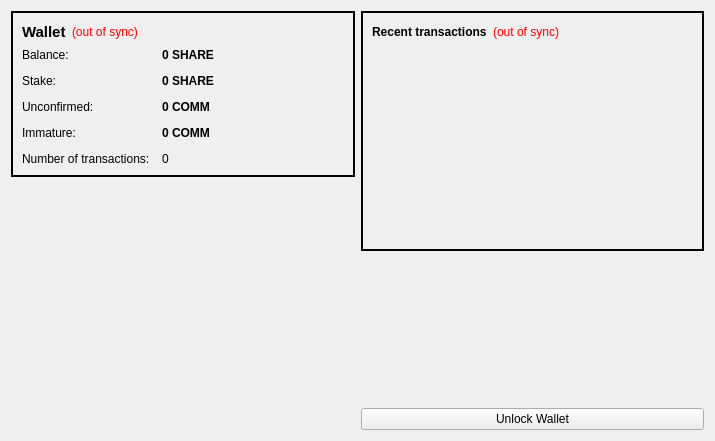
<?xml version="1.0" encoding="UTF-8"?>
<ui version="4.0">
 <class>OverviewPage</class>
 <widget class="QWidget" name="OverviewPage">
  <property name="geometry">
   <rect>
    <x>0</x>
    <y>0</y>
    <width>715</width>
    <height>441</height>
   </rect>
  </property>
  <property name="windowTitle">
   <string>Form</string>
  </property>
  <layout class="QHBoxLayout" name="horizontalLayout" stretch="1,1">
   <item>
    <layout class="QVBoxLayout" name="verticalLayout_2">
     <item>
      <widget class="QFrame" name="frame">
       <property name="styleSheet">
        <string notr="true">#frame {
border: 2px solid #010101;
}</string>
       </property>
       <property name="frameShape">
        <enum>QFrame::StyledPanel</enum>
       </property>
       <property name="frameShadow">
        <enum>QFrame::Raised</enum>
       </property>
       <layout class="QVBoxLayout" name="verticalLayout_4">
        <item>
         <layout class="QHBoxLayout" name="horizontalLayout_4">
          <item>
           <widget class="QLabel" name="label_5">
            <property name="font">
             <font>
              <pointsize>11</pointsize>
              <weight>75</weight>
              <bold>true</bold>
             </font>
            </property>
            <property name="text">
             <string>Wallet</string>
            </property>
           </widget>
          </item>
          <item>
           <widget class="QLabel" name="labelWalletStatus">
            <property name="toolTip">
             <string>The displayed information may be out of date. Your wallet automatically synchronizes with the ShareCoin network after a connection is established, but this process has not completed yet.</string>
            </property>
            <property name="styleSheet">
             <string notr="true">QLabel { color: red; }</string>
            </property>
            <property name="text">
             <string notr="true">(out of sync)</string>
            </property>
            <property name="alignment">
             <set>Qt::AlignLeading|Qt::AlignLeft|Qt::AlignVCenter</set>
            </property>
           </widget>
          </item>
          <item>
           <spacer name="horizontalSpacer_2">
            <property name="orientation">
             <enum>Qt::Horizontal</enum>
            </property>
            <property name="sizeHint" stdset="0">
             <size>
              <width>40</width>
              <height>20</height>
             </size>
            </property>
           </spacer>
          </item>
         </layout>
        </item>
        <item>
         <layout class="QFormLayout" name="formLayout_2">
          <property name="fieldGrowthPolicy">
           <enum>QFormLayout::AllNonFixedFieldsGrow</enum>
          </property>
          <property name="horizontalSpacing">
           <number>12</number>
          </property>
          <property name="verticalSpacing">
           <number>12</number>
          </property>
          <item row="0" column="0">
           <widget class="QLabel" name="label">
            <property name="text">
             <string>Balance:</string>
            </property>
           </widget>
          </item>
          <item row="0" column="1">
           <widget class="QLabel" name="labelBalance">
            <property name="font">
             <font>
              <weight>75</weight>
              <bold>true</bold>
             </font>
            </property>
            <property name="cursor">
             <cursorShape>IBeamCursor</cursorShape>
            </property>
            <property name="toolTip">
             <string>Your current balance</string>
            </property>
            <property name="text">
             <string notr="true">0 SHARE</string>
            </property>
            <property name="textInteractionFlags">
             <set>Qt::LinksAccessibleByMouse|Qt::TextSelectableByKeyboard|Qt::TextSelectableByMouse</set>
            </property>
           </widget>
          </item>
          <item row="1" column="0">
           <widget class="QLabel" name="label_6">
            <property name="text">
             <string>Stake:</string>
            </property>
           </widget>
          </item>
          <item row="1" column="1">
           <widget class="QLabel" name="labelStake">
            <property name="font">
             <font>
              <weight>75</weight>
              <bold>true</bold>
             </font>
            </property>
            <property name="cursor">
             <cursorShape>IBeamCursor</cursorShape>
            </property>
            <property name="toolTip">
             <string>Total of coins that was staked, and do not yet count toward the current balance</string>
            </property>
            <property name="text">
             <string notr="true">0 SHARE</string>
            </property>
            <property name="textInteractionFlags">
             <set>Qt::LinksAccessibleByMouse|Qt::TextSelectableByKeyboard|Qt::TextSelectableByMouse</set>
            </property>
           </widget>
          </item>
          <item row="2" column="0">
           <widget class="QLabel" name="label_3">
            <property name="text">
             <string>Unconfirmed:</string>
            </property>
           </widget>
          </item>
          <item row="2" column="1">
           <widget class="QLabel" name="labelUnconfirmed">
            <property name="font">
             <font>
              <weight>75</weight>
              <bold>true</bold>
             </font>
            </property>
            <property name="cursor">
             <cursorShape>IBeamCursor</cursorShape>
            </property>
            <property name="toolTip">
             <string>Total of transactions that have yet to be confirmed, and do not yet count toward the current balance</string>
            </property>
            <property name="text">
             <string notr="true">0 COMM</string>
            </property>
            <property name="textInteractionFlags">
             <set>Qt::LinksAccessibleByMouse|Qt::TextSelectableByKeyboard|Qt::TextSelectableByMouse</set>
            </property>
           </widget>
          </item>
          <item row="3" column="0">
           <widget class="QLabel" name="labelImmatureText">
            <property name="text">
             <string>Immature:</string>
            </property>
           </widget>
          </item>
          <item row="3" column="1">
           <widget class="QLabel" name="labelImmature">
            <property name="font">
             <font>
              <weight>75</weight>
              <bold>true</bold>
             </font>
            </property>
            <property name="toolTip">
             <string>Mined balance that has not yet matured</string>
            </property>
            <property name="text">
             <string notr="true">0 COMM</string>
            </property>
            <property name="textInteractionFlags">
             <set>Qt::LinksAccessibleByMouse|Qt::TextSelectableByKeyboard|Qt::TextSelectableByMouse</set>
            </property>
           </widget>
          </item>
          <item row="4" column="0">
           <widget class="QLabel" name="label_2">
            <property name="text">
             <string>Number of transactions:</string>
            </property>
           </widget>
          </item>
          <item row="4" column="1">
           <widget class="QLabel" name="labelNumTransactions">
            <property name="toolTip">
             <string>Total number of transactions in wallet</string>
            </property>
            <property name="text">
             <string notr="true">0</string>
            </property>
           </widget>
          </item>
         </layout>
        </item>
       </layout>
      </widget>
     </item>
     <item>
      <spacer name="verticalSpacer">
       <property name="orientation">
        <enum>Qt::Vertical</enum>
       </property>
       <property name="sizeHint" stdset="0">
        <size>
         <width>20</width>
         <height>40</height>
        </size>
       </property>
      </spacer>
     </item>
     <item>
      <widget class="QLabel" name="label_6">
       <property name="text">
        <string/>
       </property>
       <property name="pixmap">
        <pixmap resource="../bitcoin.qrc">:/images/backg</pixmap>
       </property>
       <property name="scaledContents">
        <bool>false</bool>
       </property>
       <property name="alignment">
        <set>Qt::AlignCenter</set>
       </property>
       <property name="margin">
        <number>-2</number>
       </property>
      </widget>
     </item>
    </layout>
   </item>
   <item>
    <layout class="QVBoxLayout" name="verticalLayout_3">
     <item>
      <widget class="QFrame" name="frame_2">
       <property name="styleSheet">
        <string notr="true">#frame_2 {
border: 2px solid #010101;
}</string>
       </property>
       <property name="frameShape">
        <enum>QFrame::StyledPanel</enum>
       </property>
       <property name="frameShadow">
        <enum>QFrame::Raised</enum>
       </property>
       <layout class="QVBoxLayout" name="verticalLayout">
        <item>
         <layout class="QHBoxLayout" name="horizontalLayout_2">
          <item>
           <widget class="QLabel" name="label_4">
            <property name="text">
             <string>&lt;b&gt;Recent transactions&lt;/b&gt;</string>
            </property>
           </widget>
          </item>
          <item>
           <widget class="QLabel" name="labelTransactionsStatus">
            <property name="toolTip">
             <string>The displayed information may be out of date. Your wallet automatically synchronizes with the ShareCoin network after a connection is established, but this process has not completed yet.</string>
            </property>
            <property name="styleSheet">
             <string notr="true">QLabel { color: red; }</string>
            </property>
            <property name="text">
             <string notr="true">(out of sync)</string>
            </property>
            <property name="alignment">
             <set>Qt::AlignRight|Qt::AlignTrailing|Qt::AlignVCenter</set>
            </property>
           </widget>
          </item>
          <item>
           <spacer name="horizontalSpacer">
            <property name="orientation">
             <enum>Qt::Horizontal</enum>
            </property>
            <property name="sizeHint" stdset="0">
             <size>
              <width>40</width>
              <height>20</height>
             </size>
            </property>
           </spacer>
          </item>
         </layout>
        </item>
        <item>
         <widget class="QListView" name="listTransactions">
          <property name="styleSheet">
           <string notr="true">QListView { background: transparent; }</string>
          </property>
          <property name="frameShape">
           <enum>QFrame::NoFrame</enum>
          </property>
          <property name="verticalScrollBarPolicy">
           <enum>Qt::ScrollBarAlwaysOff</enum>
          </property>
          <property name="horizontalScrollBarPolicy">
           <enum>Qt::ScrollBarAlwaysOff</enum>
          </property>
          <property name="selectionMode">
           <enum>QAbstractItemView::NoSelection</enum>
          </property>
         </widget>
        </item>
       </layout>
      </widget>
     </item>
     <item>
      <spacer name="verticalSpacer_2">
       <property name="orientation">
        <enum>Qt::Vertical</enum>
       </property>
       <property name="sizeHint" stdset="0">
        <size>
         <width>20</width>
         <height>40</height>
        </size>
       </property>
      </spacer>
     </item>
     <item>
      <widget class="QPushButton" name="unlockWalletButton">
       <property name="text">
        <string>Unlock Wallet</string>
       </property>
      </widget>
     </item>
    </layout>
   </item>
  </layout>
 </widget>
 <resources>
  <include location="../bitcoin.qrc"/>
 </resources>
 <connections/>
</ui>
